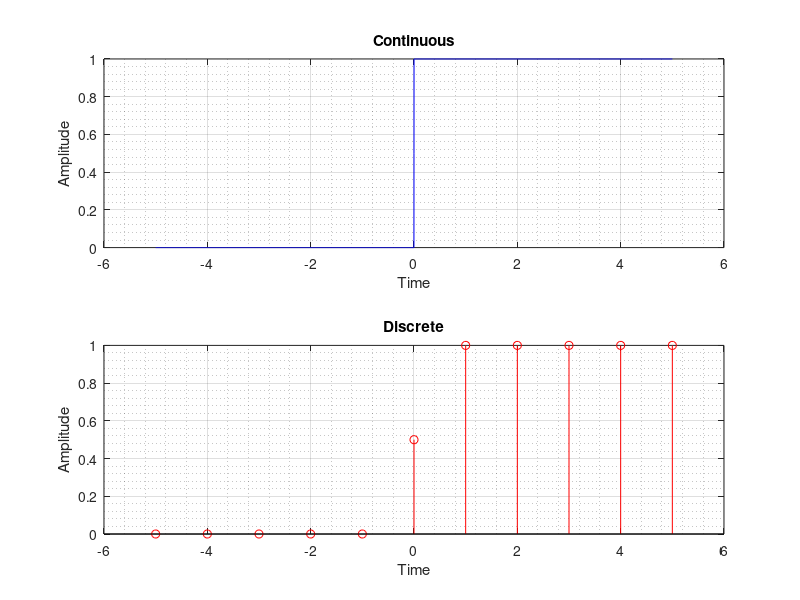

Source code (MATLAB):
% Program to generate signal of unit step function / heaviside step function
clc; clear all;

% UNIT STEP FUNCTION - (zero for -ve argument & 1 for +ve argument)
%   H[n] = 0    n < 0
%        = 1    n >= 0
% or using half maximum convention
%   H[n] = 0    n < 0
%   H[n] = 1/2  n = 0
%   H[n] = 1    n > 0

x = -5:0.001:5; % Domain, Data Points 0.001 apart
f = zeros(size(x)); % Array of same size initialized with zeros
f(x==0) = 0.5;  % Conditional value assignment
f(x>0) = 1;

figure('Name','Unit Step','NumberTitle','off','Color','w')
subplot(2,1,1); % Create axes in tiled positions
plot(x,f,'b'),grid on, grid minor % Continuous line 2D plot
title('Continuous')
xlabel('Time')
ylabel('Amplitude')

y = -5:5; % Domain, Data Points 1 apart
fn = zeros(size(y));
fn(y==0) = 0.5;
fn(y>0) = 1;

subplot(2,1,2);
stem(y,fn,'r'),grid on, grid minor % Discrete data 2D plot
title('Discrete')
xlabel('Time')
ylabel('Amplitude')

print('-clipboard','-dbitmap') % Copy figure to clipboard : on Linux

% << + >>
% The simplest definition of the Heaviside function is as the derivative of the ramp function
%   H[x] = d/dx max{x,0}
% The Heaviside function can also be defined as the integral of
% The Dirac Delta function / unit impulse function
%   H[x] = integration minus-infinity to x delta(s) ds